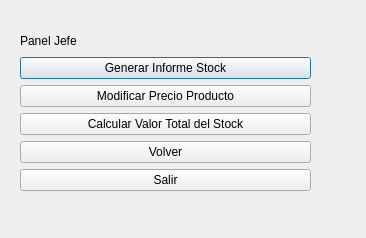
<?xml version="1.0" encoding="UTF-8"?>
<ui version="4.0">
 <class>JefeWindow</class>
 <widget class="QDialog" name="JefeWindow">
  <property name="geometry">
   <rect>
    <x>0</x>
    <y>0</y>
    <width>366</width>
    <height>238</height>
   </rect>
  </property>
  <property name="windowTitle">
   <string>Dialog</string>
  </property>
  <widget class="QWidget" name="verticalLayoutWidget">
   <property name="geometry">
    <rect>
     <x>20</x>
     <y>30</y>
     <width>291</width>
     <height>161</height>
    </rect>
   </property>
   <layout class="QVBoxLayout" name="verticalLayout">
    <item>
     <widget class="QLabel" name="label">
      <property name="text">
       <string>Panel Jefe</string>
      </property>
     </widget>
    </item>
    <item>
     <widget class="QPushButton" name="btn_generar_informe_stock">
      <property name="text">
       <string>Generar Informe Stock</string>
      </property>
     </widget>
    </item>
    <item>
     <widget class="QPushButton" name="btn_modificar_precio">
      <property name="text">
       <string>Modificar Precio Producto</string>
      </property>
     </widget>
    </item>
    <item>
     <widget class="QPushButton" name="btn_calcular_valor_stock">
      <property name="text">
       <string>Calcular Valor Total del Stock</string>
      </property>
     </widget>
    </item>
    <item>
     <widget class="QPushButton" name="btn_volver">
      <property name="text">
       <string>Volver</string>
      </property>
     </widget>
    </item>
    <item>
     <widget class="QPushButton" name="btn_salir">
      <property name="text">
       <string>Salir</string>
      </property>
     </widget>
    </item>
   </layout>
  </widget>
 </widget>
 <resources/>
 <connections/>
</ui>
